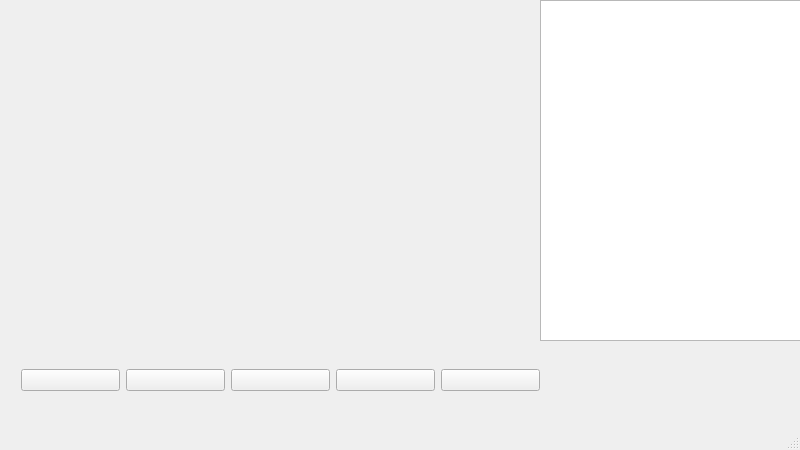
<?xml version="1.0" encoding="UTF-8"?>
<ui version="4.0">
 <class>MusicPlayerClass</class>
 <widget class="QMainWindow" name="MusicPlayerClass">
  <property name="geometry">
   <rect>
    <x>0</x>
    <y>0</y>
    <width>800</width>
    <height>450</height>
   </rect>
  </property>
  <property name="windowTitle">
   <string>MusicPlayer</string>
  </property>
  <widget class="QWidget" name="centralWidget">
   <widget class="QWidget" name="widget" native="true">
    <property name="geometry">
     <rect>
      <x>10</x>
      <y>340</y>
      <width>541</width>
      <height>81</height>
     </rect>
    </property>
    <layout class="QHBoxLayout" name="horizontalLayout">
     <item>
      <widget class="QPushButton" name="prevBtn">
       <property name="text">
        <string/>
       </property>
      </widget>
     </item>
     <item>
      <widget class="QPushButton" name="playBtn">
       <property name="text">
        <string/>
       </property>
      </widget>
     </item>
     <item>
      <widget class="QPushButton" name="nextBtn">
       <property name="text">
        <string/>
       </property>
      </widget>
     </item>
     <item>
      <widget class="QPushButton" name="modeBtn">
       <property name="text">
        <string/>
       </property>
      </widget>
     </item>
     <item>
      <widget class="QPushButton" name="listBtn">
       <property name="text">
        <string/>
       </property>
      </widget>
     </item>
    </layout>
   </widget>
   <widget class="QListWidget" name="musicList">
    <property name="geometry">
     <rect>
      <x>540</x>
      <y>0</y>
      <width>261</width>
      <height>341</height>
     </rect>
    </property>
   </widget>
  </widget>
  <widget class="QStatusBar" name="statusBar"/>
 </widget>
 <layoutdefault spacing="6" margin="11"/>
 <resources/>
 <connections/>
</ui>
